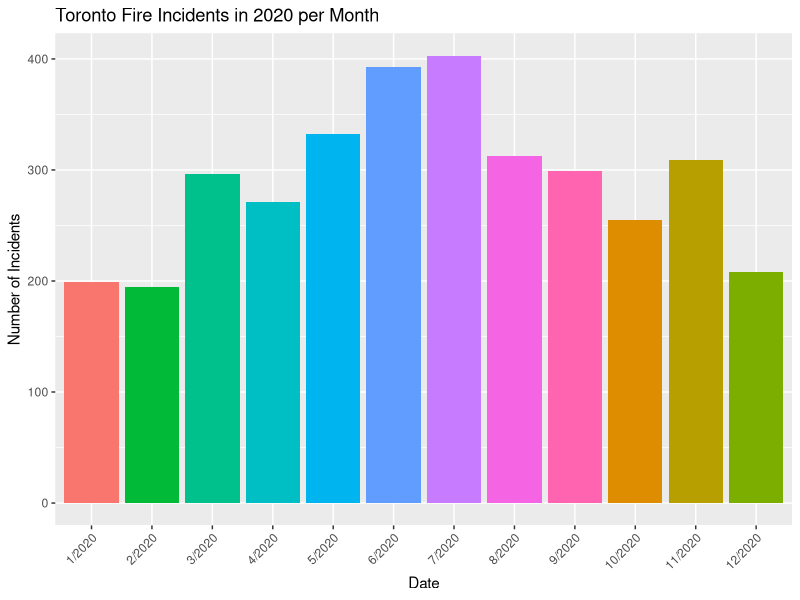
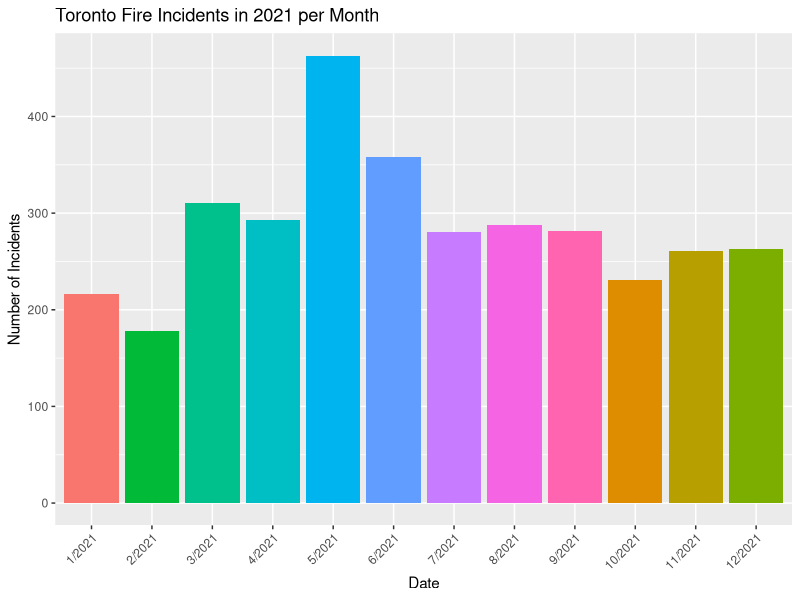
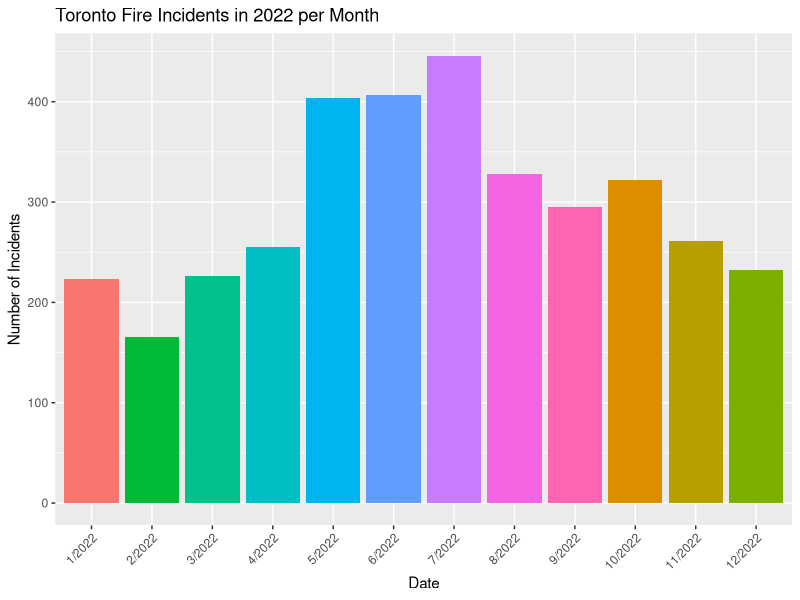
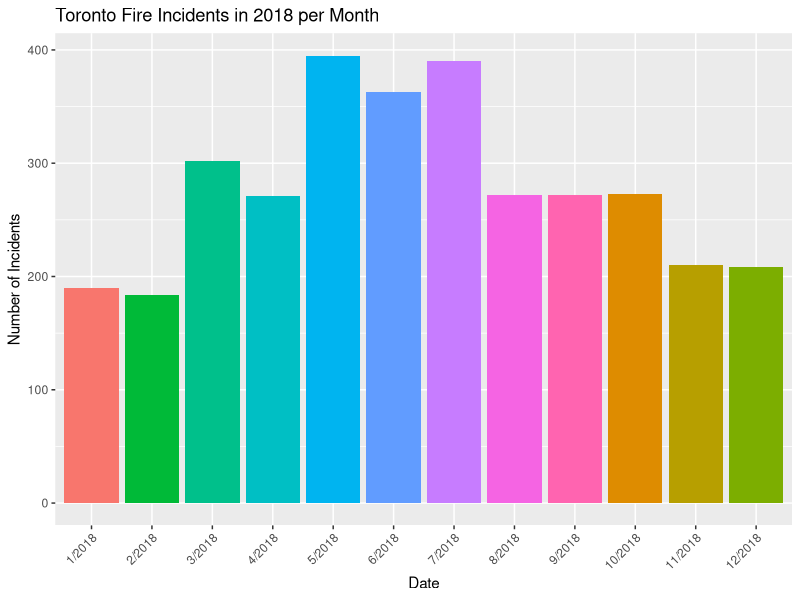
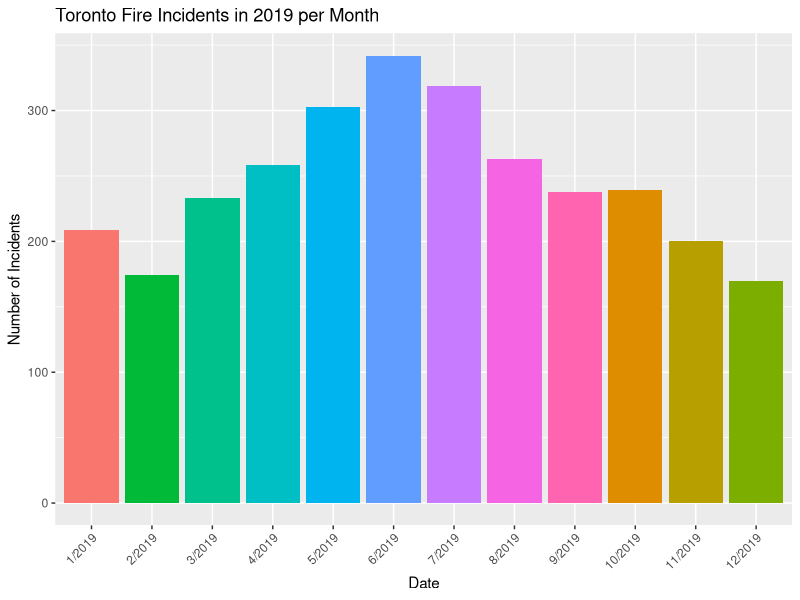

Source code (R) for these figures, in order:
## ---- chunk 1
#| warning: false
#| message: false
#| echo: false

#### Workspace set-up ####
library("tidyverse")
library("dplyr")
library("lubridate")
library("here")

#### Read in the data ####
cleaned_fire_incidents_data <-
  read_csv(
    file = here("inputs/data/cleaned_fire_incidents_data.csv"),
    show_col_types = FALSE
  )
## ---- chunk 2
#| label: fig-cleaned_fire_incidents_20
#| fig-cap: Fire incidents in Toronto per month in 2020
#| echo: false
#| message: false
#| warning: false

cleaned_fire_incidents_data_2020 <-
  cleaned_fire_incidents_data %>%
    filter(year(tfs_alarm_time) == year("2020/1/1"))

# with the aid of https://stackoverflow.com/q/76848343 to format as mm/yyyy
cleaned_fire_incidents_data_2020$tfs_alarm_time <-
  as.factor(
    paste(
      cleaned_fire_incidents_data_2020$tfs_alarm_time |> month(),
      cleaned_fire_incidents_data_2020$tfs_alarm_time |> year(),
      sep="/"
      )
    )
  
cleaned_fire_incidents_data_2020 |>
  ggplot(aes(factor(tfs_alarm_time, levels = unique(tfs_alarm_time)), fill = tfs_alarm_time)) +
  geom_bar() +
  guides(fill="none") +
  labs(x = "Date", y = "Number of Incidents", title = "Toronto Fire Incidents in 2020 per Month") +
  theme(axis.text.x = element_text(angle = 45, hjust = 1))
## ---- chunk 3
#| label: fig-cleaned_fire_incidents_21
#| fig-cap: Fire incidents in Toronto per month in 2021
#| echo: false
#| message: false
#| warning: false

cleaned_fire_incidents_data_2021 <-
  cleaned_fire_incidents_data %>%
    filter(year(tfs_alarm_time) == year("2021/1/1"))

cleaned_fire_incidents_data_2021$tfs_alarm_time <-
  as.factor(
    paste(
      cleaned_fire_incidents_data_2021$tfs_alarm_time |> month(),
      cleaned_fire_incidents_data_2021$tfs_alarm_time |> year(),
      sep="/"
      )
    )
  
cleaned_fire_incidents_data_2021 |>
  ggplot(aes(factor(tfs_alarm_time, levels = unique(tfs_alarm_time)), fill = tfs_alarm_time)) +
  geom_bar() +
  guides(fill="none") +
  labs(x = "Date", y = "Number of Incidents", title = "Toronto Fire Incidents in 2021 per Month") +
  theme(axis.text.x = element_text(angle = 45, hjust = 1))
## ---- chunk 4
#| label: fig-cleaned_fire_incidents_22
#| fig-cap: Fire incidents in Toronto per month in 2022
#| echo: false
#| message: false
#| warning: false

cleaned_fire_incidents_data_2022 <-
  cleaned_fire_incidents_data %>%
    filter(year(tfs_alarm_time) == year("2022/1/1"))

cleaned_fire_incidents_data_2022$tfs_alarm_time <-
  as.factor(
    paste(
      cleaned_fire_incidents_data_2022$tfs_alarm_time |> month(),
      cleaned_fire_incidents_data_2022$tfs_alarm_time |> year(),
      sep="/"
      )
    )
  
cleaned_fire_incidents_data_2022 |>
  ggplot(aes(factor(tfs_alarm_time, levels = unique(tfs_alarm_time)), fill = tfs_alarm_time)) +
  geom_bar() +
  guides(fill="none") +
  labs(x = "Date", y = "Number of Incidents", title = "Toronto Fire Incidents in 2022 per Month") +
  theme(axis.text.x = element_text(angle = 45, hjust = 1))
## ---- chunk 5
#| label: fig-cleaned_fire_incidents_18
#| fig-cap: Fire incidents in Toronto per month in 2018
#| echo: false
#| message: false
#| warning: false

cleaned_fire_incidents_data_2018 <-
  cleaned_fire_incidents_data %>%
    filter(year(tfs_alarm_time) == year("2018/1/1"))

cleaned_fire_incidents_data_2018$tfs_alarm_time <-
  as.factor(
    paste(
      cleaned_fire_incidents_data_2018$tfs_alarm_time |> month(),
      cleaned_fire_incidents_data_2018$tfs_alarm_time |> year(),
      sep="/"
      )
    )
  
cleaned_fire_incidents_data_2018 |>
  ggplot(aes(factor(tfs_alarm_time, levels = unique(tfs_alarm_time)), fill = tfs_alarm_time)) +
  geom_bar() +
  guides(fill="none") +
  labs(x = "Date", y = "Number of Incidents", title = "Toronto Fire Incidents in 2018 per Month") +
  theme(axis.text.x = element_text(angle = 45, hjust = 1))
## ---- chunk 6
#| label: fig-cleaned_fire_incidents_19
#| fig-cap: Fire incidents in Toronto per month in 2019
#| echo: false
#| message: false
#| warning: false

cleaned_fire_incidents_data_2019 <-
  cleaned_fire_incidents_data %>%
    filter(year(tfs_alarm_time) == year("2019/1/1"))

cleaned_fire_incidents_data_2019$tfs_alarm_time <-
  as.factor(
    paste(
      cleaned_fire_incidents_data_2019$tfs_alarm_time |> month(),
      cleaned_fire_incidents_data_2019$tfs_alarm_time |> year(),
      sep="/"
      )
    )
  
cleaned_fire_incidents_data_2019 |>
  ggplot(aes(factor(tfs_alarm_time, levels = unique(tfs_alarm_time)), fill = tfs_alarm_time)) +
  geom_bar() +
  guides(fill="none") +
  labs(x = "Date", y = "Number of Incidents", title = "Toronto Fire Incidents in 2019 per Month") +
  theme(axis.text.x = element_text(angle = 45, hjust = 1))
